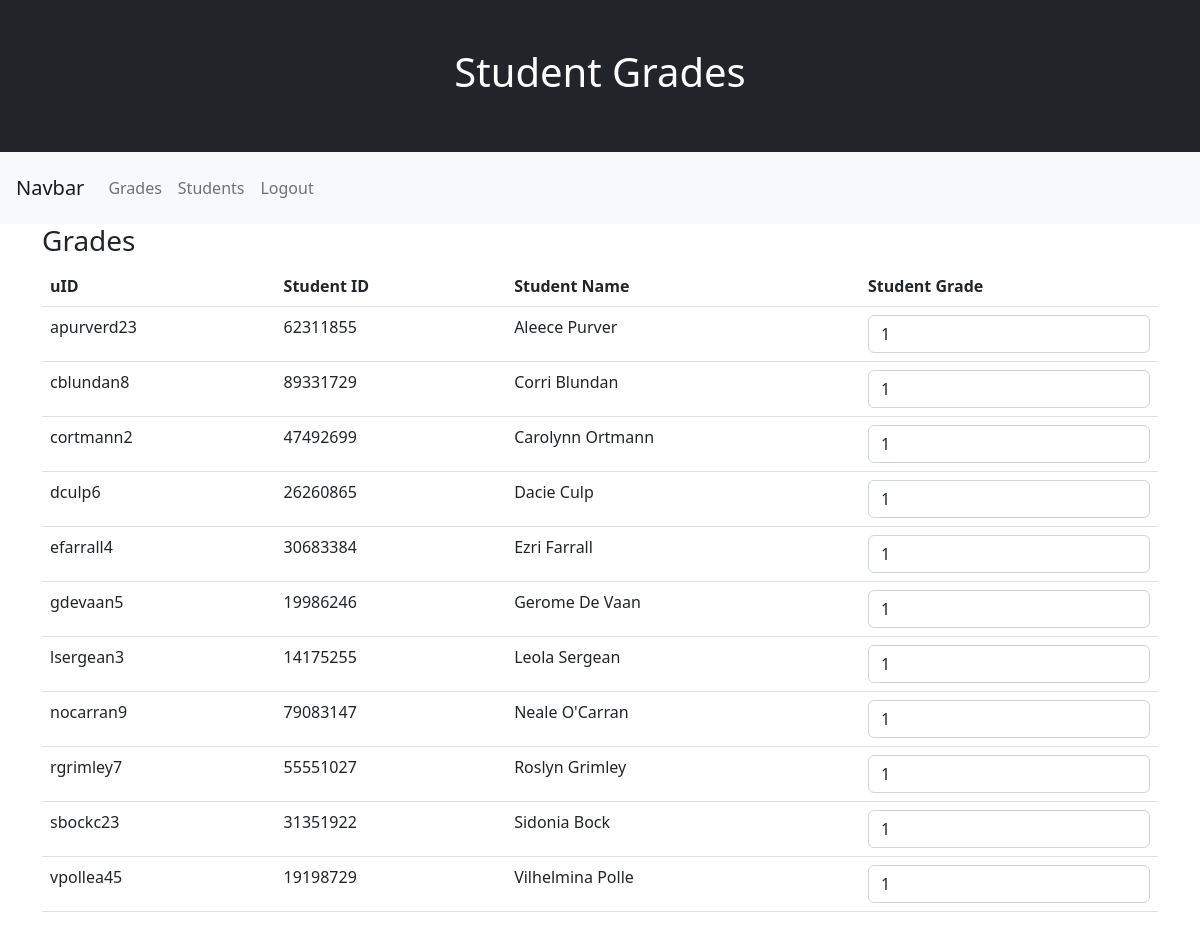
The app's page /gradeTable.php with its own data.
### tables this page shows
CREATE TABLE `students` (
  `uid` varchar(10) NOT NULL,
  `matrnr` int(8) NOT NULL,
  `firstname` varchar(100) NOT NULL,
  `lastname` varchar(100) NOT NULL
);

CREATE TABLE `grades` (
  `uid` varchar(15) NOT NULL,
  `semester` varchar(10) NOT NULL,
  `grade` tinyint(1) NOT NULL DEFAULT 1
);

### dbSetup.php (called while the page is built, shortened)
<?php
    $db = new mysqli("localhost", "root", "", "infsec") or die("Fehler bei Datenbankverbindung");
    class Database {
        protected $connection;
        public function __construct() {
            global $db;
            $this->connection = &$db;
        }
        public function getGrades(){
            $query = "SELECT * FROM `students` INNER JOIN grades on grades.uid = students.uid";
            $result = $this->connection->query($query) or die("Error on selecting grades");
            return $result;
        }
    }
    $databaseHelper = new Database();
?>

### gradeTable.php (the view, shortened to what this page needs)
<?php
$flag = false;
?>
<!DOCTYPE html>
<html lang="en">
<head>
    <?php require_once("htmlIncludes.php") ?>
</head>
<body>
<div class="p-5 bg-dark text-white text-center">
    <h1>Student Grades</h1>
</div>
<?php require_once("navbar.php"); ?>
<div class="container">
    <div class="row">
        <h3>Grades</h3>
        <div class="container">
        <form action="updateGrade.php" method="POST" id="mainForm">
            <div class="table-responsive">
                <table class="table table-hover">
                    <thead>
                    <tr>
                        <th>uID</th>
                        <th>Student ID</th>
                        <th>Student Name</th>
                        <th>Student Grade</th>
                    </tr>
                    </thead>
                    <tbody>
                        <?php $upcoming = $databaseHelper->getGrades();
                        foreach ($upcoming as $item) :
                        ?>
                            <tr>
                                <td><?php echo $item['uid']; ?>  </td>
                                <td><?php echo $item['matrnr']; ?>  </td>
                                <td><?php echo $item['firstname'] . " " . $item['lastname']; ?>  </td>
                                <?php if(!$flag) { ?>
                                    <td>
                                        <input type="number" class="form-control" readonly="readonly" name="grade_input" id="grade_input"
                                               value=<?php echo $item['grade'] ?> min="0" max="5"
                                               onchange="updateGradeVal(this.value, '<?= $item['uid'] ?>')">
                                    </td>
                                <?php }?>
                            </tr>
                        <?php endforeach; ?>
                        </form>
            </div>
        </div>
    </div>
</body>
</html>

### records on screen
students: grades.uid "apurverd23", matrnr "62311855", firstname "Aleece", lastname "Purver", grade_input "1"
students: grades.uid "cblundan8", matrnr "89331729", firstname "Corri", lastname "Blundan", grade_input "1"
students: grades.uid "cortmann2", matrnr "47492699", firstname "Carolynn", lastname "Ortmann", grade_input "1"
students: grades.uid "dculp6", matrnr "26260865", firstname "Dacie", lastname "Culp", grade_input "1"
students: grades.uid "efarrall4", matrnr "30683384", firstname "Ezri", lastname "Farrall", grade_input "1"
students: grades.uid "gdevaan5", matrnr "19986246", firstname "Gerome", lastname "De Vaan", grade_input "1"
students: grades.uid "lsergean3", matrnr "14175255", firstname "Leola", lastname "Sergean", grade_input "1"
students: grades.uid "nocarran9", matrnr "79083147", firstname "Neale", lastname "O'Carran", grade_input "1"
students: grades.uid "rgrimley7", matrnr "55551027", firstname "Roslyn", lastname "Grimley", grade_input "1"
students: grades.uid "sbockc23", matrnr "31351922", firstname "Sidonia", lastname "Bock", grade_input "1"
students: grades.uid "vpollea45", matrnr "19198729", firstname "Vilhelmina", lastname "Polle", grade_input "1"
